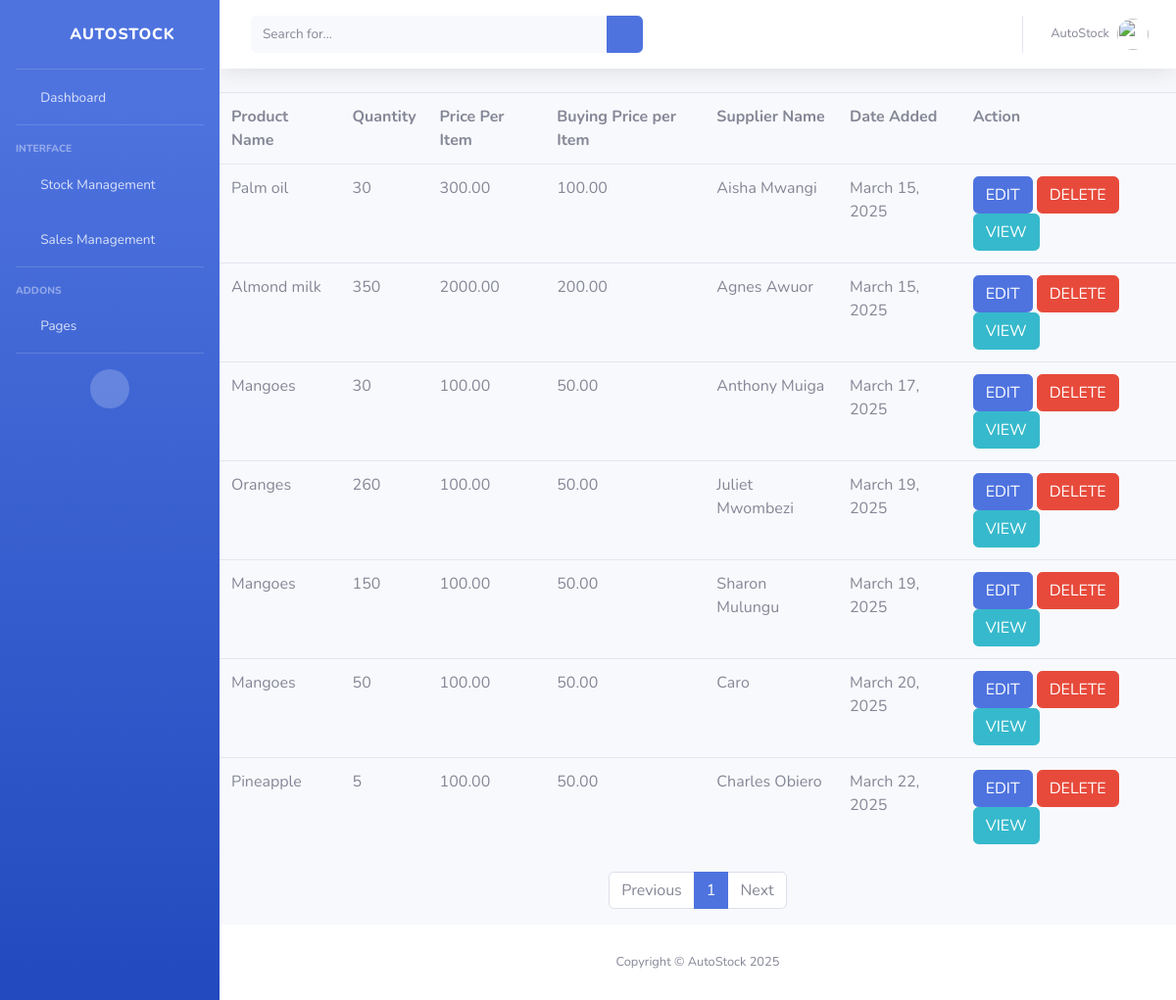
The app's page /stocks/, older data.
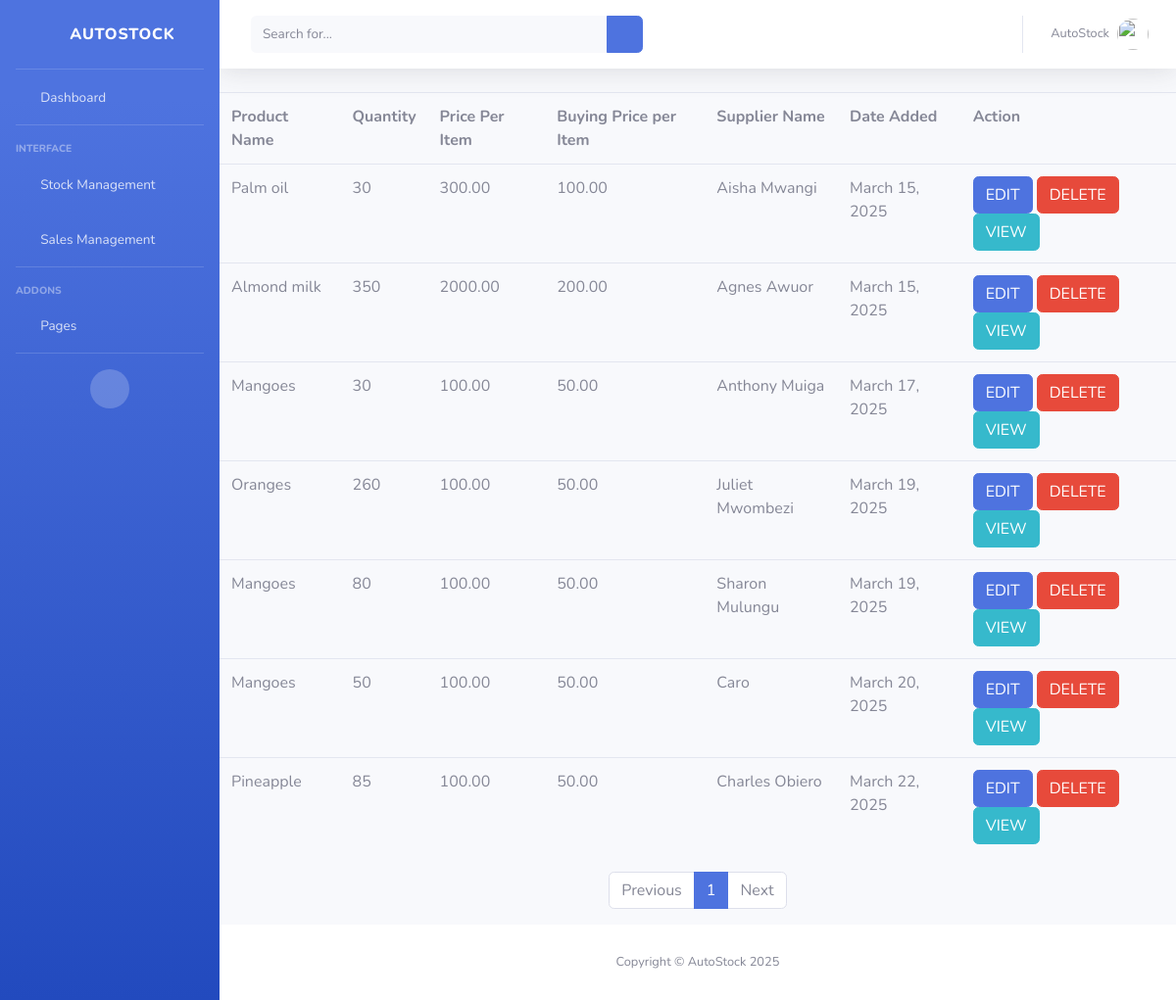
The same page, newer data.
### autoapp/models.py (models this page shows, shortened)
class Stock(models.Model):
     product = models. CharField(max_length=100)
     quantity = models.IntegerField()
     price = models.DecimalField(max_digits=12, decimal_places=2)
     buyingprice = models.DecimalField(max_digits=12, decimal_places=2, default=0.00)
     name = models.CharField(max_length=100)
     date = models.DateField(auto_now_add=True)

### autoapp/views.py (the view)
# urls.py: path('stocks/', views.stocks, name='stocks'),
def stocks(request):
    query = request.GET.get('q')  # Get search input from URL
    if query:
        allstocks = Stock.objects.filter(
            Q(product__icontains=query) | Q(name__icontains=query)
        )
    else:
        allstocks = Stock.objects.all()
    paginator = Paginator(allstocks, 10)
    page_number = request.GET.get('page')
    page_obj = paginator.get_page(page_number)
    return render(request, 'stocks.html', {'stock': page_obj})

### template/stocks.html (shortened to what the changed rows need)
<!DOCTYPE html>
<html lang="en">
<head>
    {% load static %}
    <link href="{% static 'vendor/fontawesome-free/css/all.min.css' %}" rel="stylesheet" type="text/css">
    <link href="{% static 'css/sb-admin-2.min.css' %}" rel="stylesheet">
    <link href="{% static 'vendor/datatables/dataTables.bootstrap4.min.css' %}" rel="stylesheet">
</head>
<body id="page-top">
    <div id="wrapper">
        <div id="content-wrapper" class="d-flex flex-column">
            <div id="content">
                <table class="table">
    <tr>
        <th>Product Name</th>
        <th>Quantity</th>
        <th>Price Per Item</th>
        <th>Buying Price per Item</th>
        <th>Supplier Name</th>
        <th>Date Added</th>
        <th>Action</th>
    </tr>
    {% for x in stock %}
        <tr>
            <td>{{ x.product }}</td>
            <td>{{ x.quantity }}</td>
            <td>{{ x.price }}</td>
            <td>{{ x.buyingprice }}</td>
            <td>{{ x.name }}</td>
            <td>{{ x.date }}</td>
            <td>
                <a href="/editstock/{{ x.id }}" class="btn btn-primary">EDIT</a>
                <a href="/delete/{{ x.id }}" class="btn btn-danger">DELETE</a>
                 <a href="{% url 'product_tracker' x.id %}" class="btn btn-info">VIEW</a>
            </td>
        </tr>
    {% empty %}
        <tr>
            <td colspan="7" class="text-center">No results found.</td>
        </tr>
    {% endfor %}
</table>
            </div>
        </div>
    </div>
</body>
</html>

Row changes from the older to the newer data that the page shows:
changed Stock "Sharon Mulungu": quantity "150" → "80"
changed Stock "Pineapple": quantity "5" → "85"
